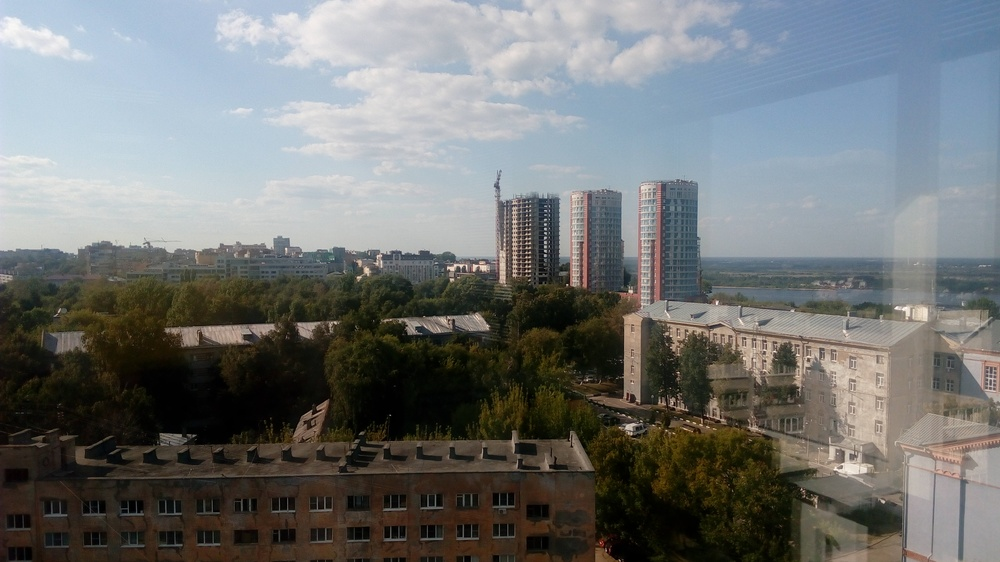
#> input picture 2021-2학기/산업 컴퓨터비전 실제/실습 자료/10주차/0.jpg, 1000 x 562 px, shrunk from 4096 x 2304 before the run
$ python '3주차 실습3_Image Equalized.py' --path '../10주차/0.jpg'
#> lines starting #> are read from the running program, lines starting #| are printed output that depends on the picture
import cv2
import numpy as np
import matplotlib
#matplotlib.use('TkAgg')
import matplotlib.pyplot as plt
import argparse

parser = argparse.ArgumentParser()
parser.add_argument('--path', default="lena.png")
parser.add_argument('--outputPath', default="/home/ej/Downloads/Lenna_Result.png")
params = parser.parse_args()


img = cv2.imread(params.path)
#> img is the input picture: shape (562, 1000, 3); mean B, G, R 116.1, 116.4, 113.8
grey = cv2.cvtColor(img, cv2.COLOR_BGR2GRAY)
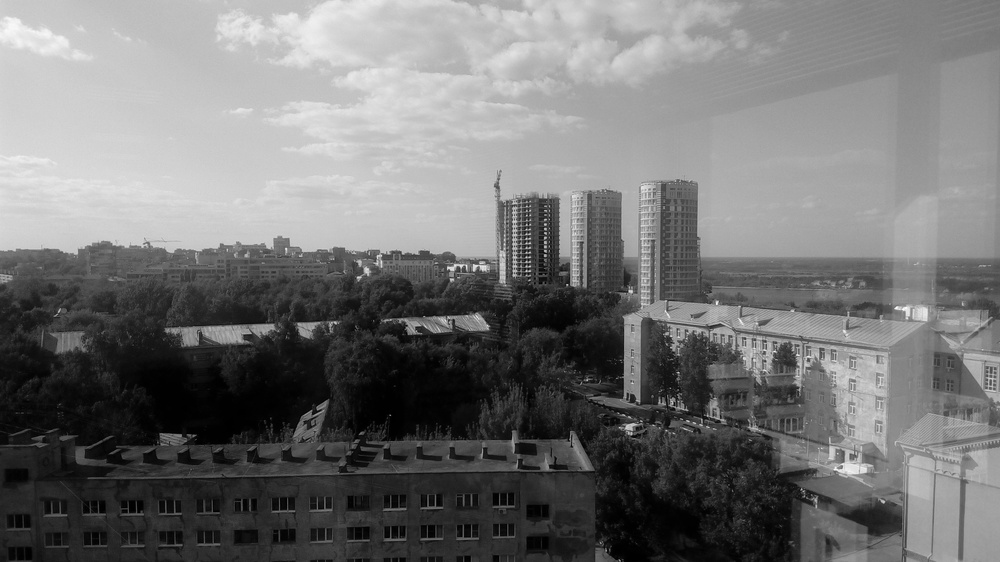
#> grey: shape (562, 1000); min 0, max 253, mean 115.6
cv2.imshow("Original grey", grey)
cv2.waitKey(0)

hist, bins = np.histogram(grey, 256, [0, 255])
#> hist = 256 values, max 6470 at index 201, min 0 at index 251, mean 2195.3; bins = 257 values from 0 to 255
plt.fill(hist)
plt.xlabel('pixel value')
plt.show()
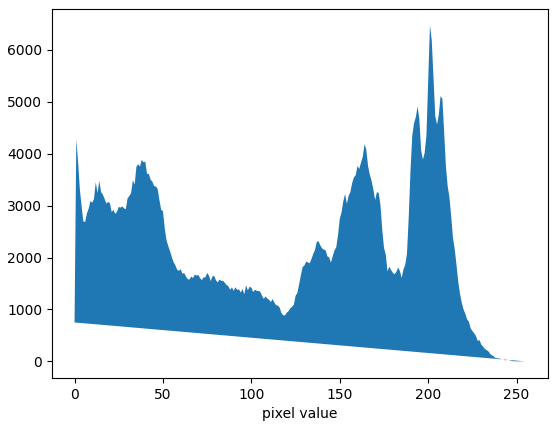
#> figure drawn by matplotlib, 1 panel

grey_eq = cv2.equalizeHist(grey)
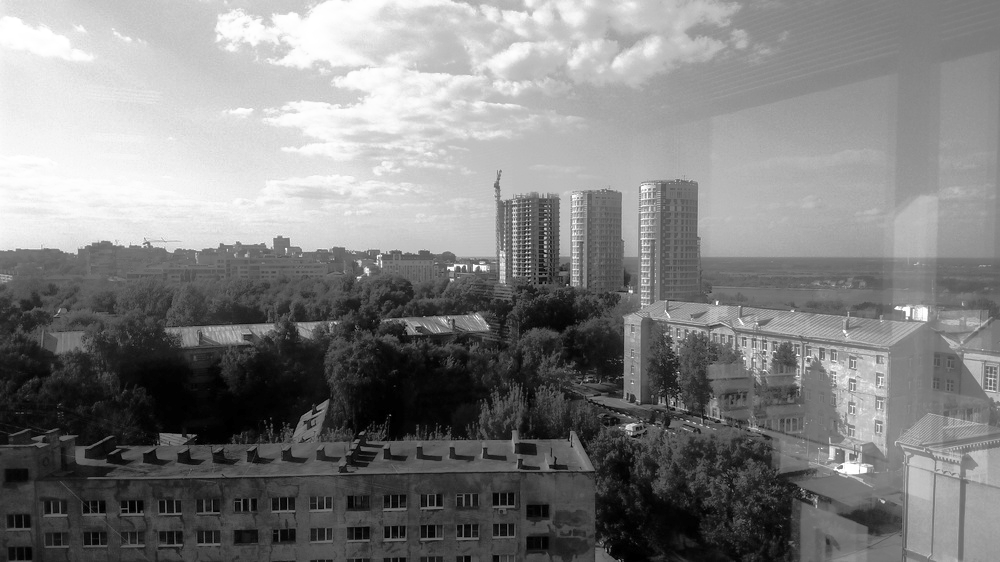
#> grey_eq: shape (562, 1000); min 0, max 255, mean 128
hist, bins = np.histogram(grey_eq, 256, [0, 255])
#> hist = 256 values, max 6470 at index 222, min 0 at index 1, mean 2195.3
plt.fill_between(range(256), hist, 0)
plt.xlabel('pixel value')
plt.show()
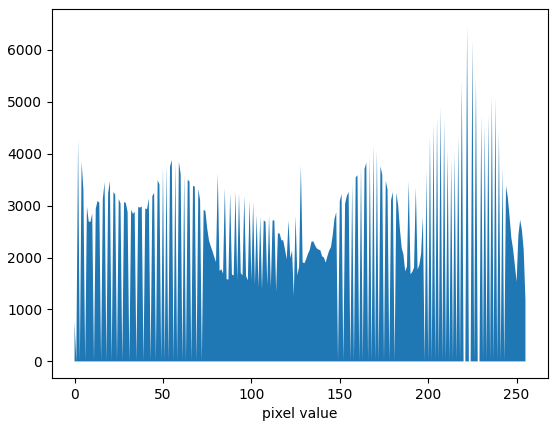
#> figure drawn by matplotlib, 1 panel

cv2.imshow("equlized grey", grey_eq)
cv2.waitKey(0)

color = cv2.imread(params.path)
hsv = cv2.cvtColor(color, cv2.COLOR_BGR2HSV)
#> hsv: shape (562, 1000, 3); mean H, S, V 62.5, 71.1, 126.2

hsv[..., 2] = cv2.equalizeHist(hsv[..., 2])
#> hsv: shape (562, 1000, 3); mean H, S, V 62.5, 71.1, 128.1
color_eq = cv2.cvtColor(hsv, cv2.COLOR_HSV2BGR)
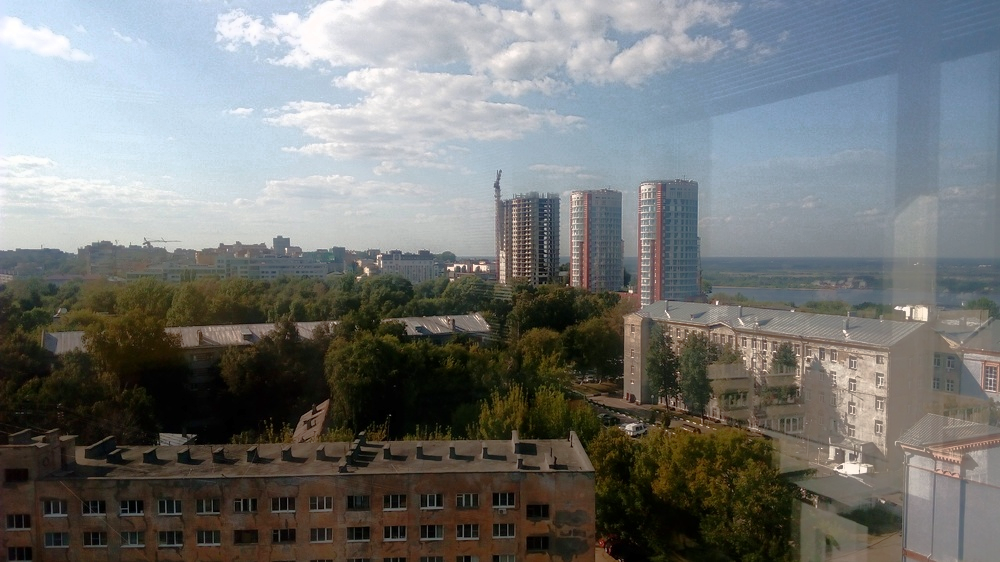
#> color_eq: shape (562, 1000, 3); mean B, G, R 116.4, 117.7, 115.6
cv2.imshow("original color", color)
cv2.imshow('equalized color', color_eq)
cv2.waitKey(0)
cv2.destroyAllWindows()

$ run again, on 2021-2학기/산업 컴퓨터비전 실제/실습 자료/11주차/camera_cali/img_00.png
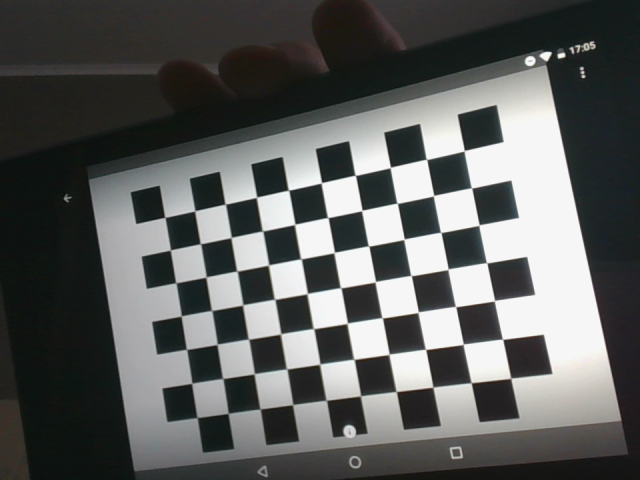
#> input picture 2021-2학기/산업 컴퓨터비전 실제/실습 자료/11주차/camera_cali/img_00.png, 640 x 480 px
#> img is the input picture: shape (480, 640, 3); mean B, G, R 93.2, 94.5, 92.8
#> `hist, bins = np.histogram(grey, 256, [0, 255])`: hist = 256 values, max 32228 at index 246, min 0 at index 0, mean 1200; bins = 257 values from 0 to 255
#> `hist, bins = np.histogram(grey_eq, 256, [0, 255])`: hist = 256 values, max 32228 at index 253, min 0 at index 2, mean 1200
#> `plt.show()`:
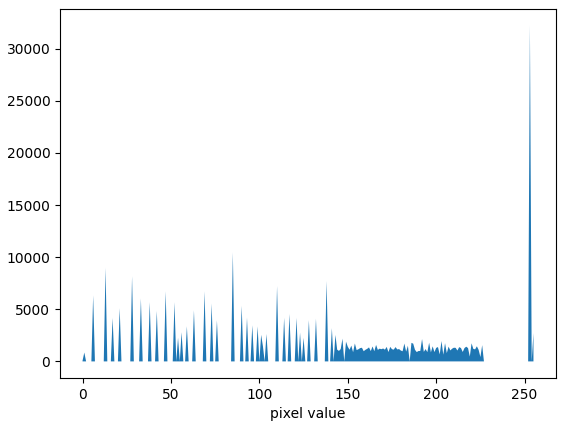
#> figure drawn by matplotlib, 1 panel
#> `color_eq = cv2.cvtColor(hsv, cv2.COLOR_HSV2BGR)`:
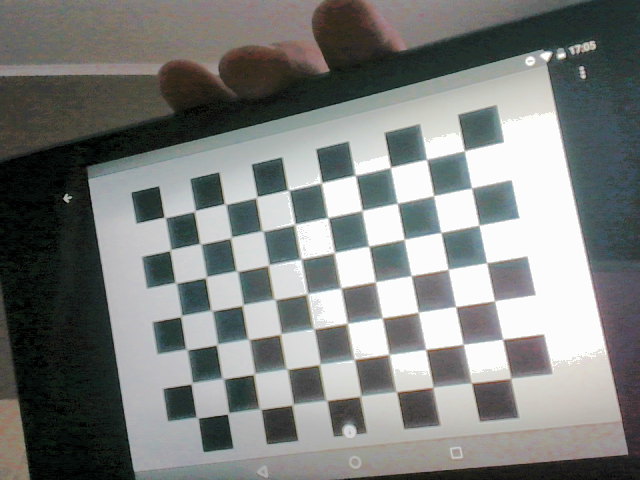
#> color_eq: shape (480, 640, 3); mean B, G, R 125.1, 127.1, 124.6
